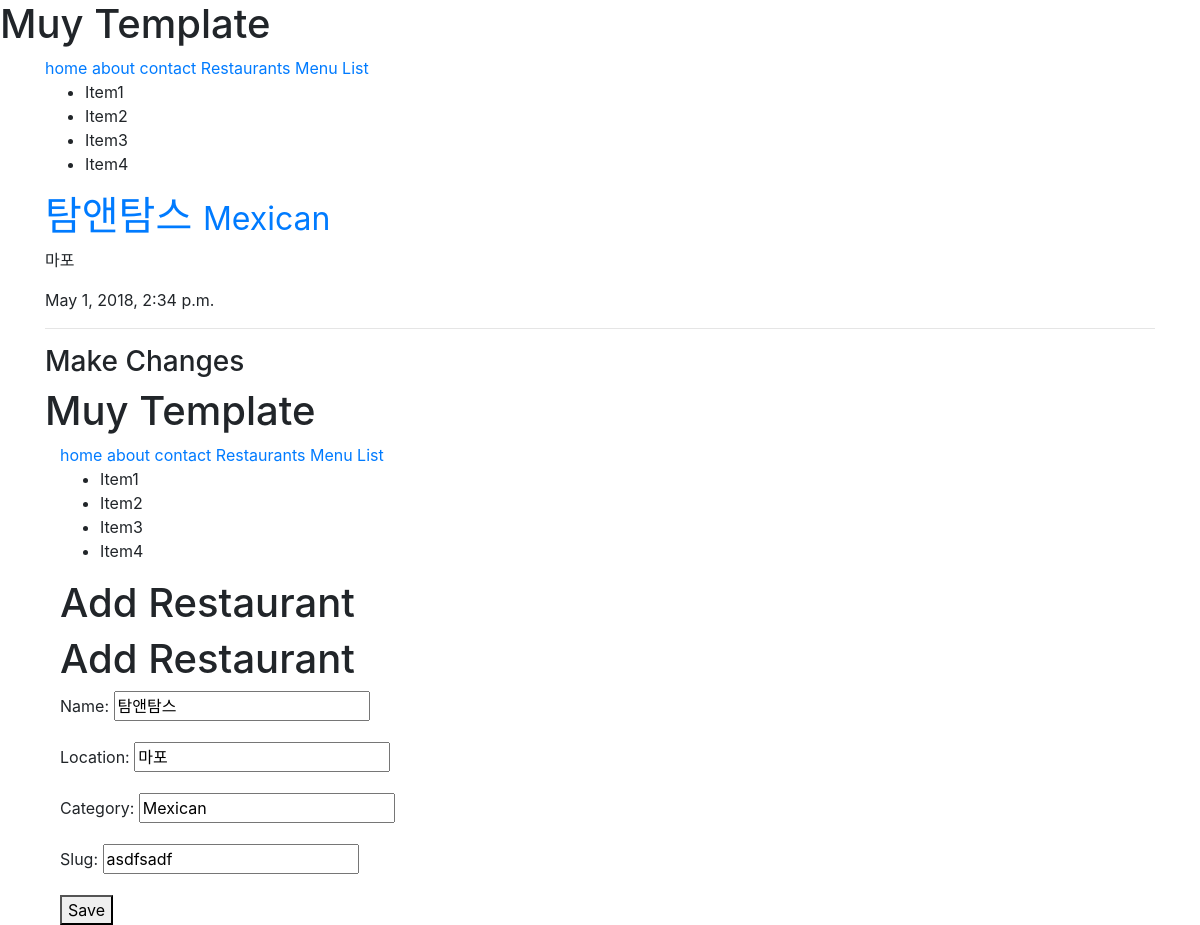
/restaurants/asdfsadf/ (signed in), run on the app's committed database.
### restaurant/models.py (models this page shows, shortened)
class RestaurantLocation(models.Model):
    owner  = models.ForeignKey(User) # django models unleashed # class_instance.model_set.all()
    name = models.CharField(max_length=120)
    location = models.CharField(max_length=120, null=True, blank= True)
    category = models.CharField(max_length=120, null=True, blank=False, validators = [validate_category])
    timestamp = models.DateTimeField(auto_now_add=True)
    slug = models.SlugField(blank=True, null=True)
    objects = RestaurantLocationManager() # add Model.objects.all

### restaurant/views.py (the view, shortened to what this page needs)
# urls.py: url(r'^(?P<slug>[\w-]+)/edit$', RestaurantUpdateView.as_view(), name='edit'),
class RestaurantUpdateView(LoginRequiredMixin, UpdateView):
    form_class = RestaurantLocationCreateForm
    template_name = 'restaurant/detail-update.html'
    login_url = '/login/'
    success_url = '/restaurants/'
    def get_queryset(self):
        return RestaurantLocation.objects.filter(owner=self.request.user)
    def get_context_data(self, *args, **kwargs):
        context = super(RestaurantUpdateView, self).get_context_data(*args, **kwargs)
        context['title'] = 'Add Restaurant'
        return context

### restaurant/forms.py
class RestaurantLocationCreateForm(forms.ModelForm):
    category = forms.CharField(required = False, validators = [validate_category])
    class Meta:
        model = RestaurantLocation
        fields = [
                'name',
                'location',
                'category',
                'slug',
         ]

### restaurant/models.py (called while the page is built)
    def get_queryset(self):
        return RestaurantLocationQuerySet(self.model, using=self._db)

### restaurant/templates/restaurant/detail-update.html (shortened to what this page needs)
{% extends 'base.html' %}
{% block content %}
<h1><a href="/restaurants/{{ obj.slug  }}/"> {{ form.instance.name  }}  <small>{{ form.instance.category  }}</small></a>  </h1>
<p>{{ form.instance.location  }}</p>
<p>{{ form.instance.timestamp  }}</p>
<hr/>
<h3>Make Changes</h3>
{% include 'snippets/form-snippet.html' with form=form  %}
{% endblock content %}

### templates/snippets/form-snippet.html (shortened to what this page needs)
{% extends 'base.html' %}
{% block content %}
<h1>{{title}}</h1>
<h1>Add Restaurant</h1>
<form  method="POST">{% csrf_token  %}
	{{ form.as_p  }}
	<button type="submit">Save</button>
</form>
{% endblock content %}

### data on the page
RestaurantLocation: instance.name "탐앤탐스", instance.category "Mexican", instance.location "마포", instance.timestamp "May 1, 2018, 2:34 p.m.", name "탐앤탐스", location "마포", category "Mexican", slug "asdfsadf"

### other printed values
{{ title }} "Add Restaurant"
